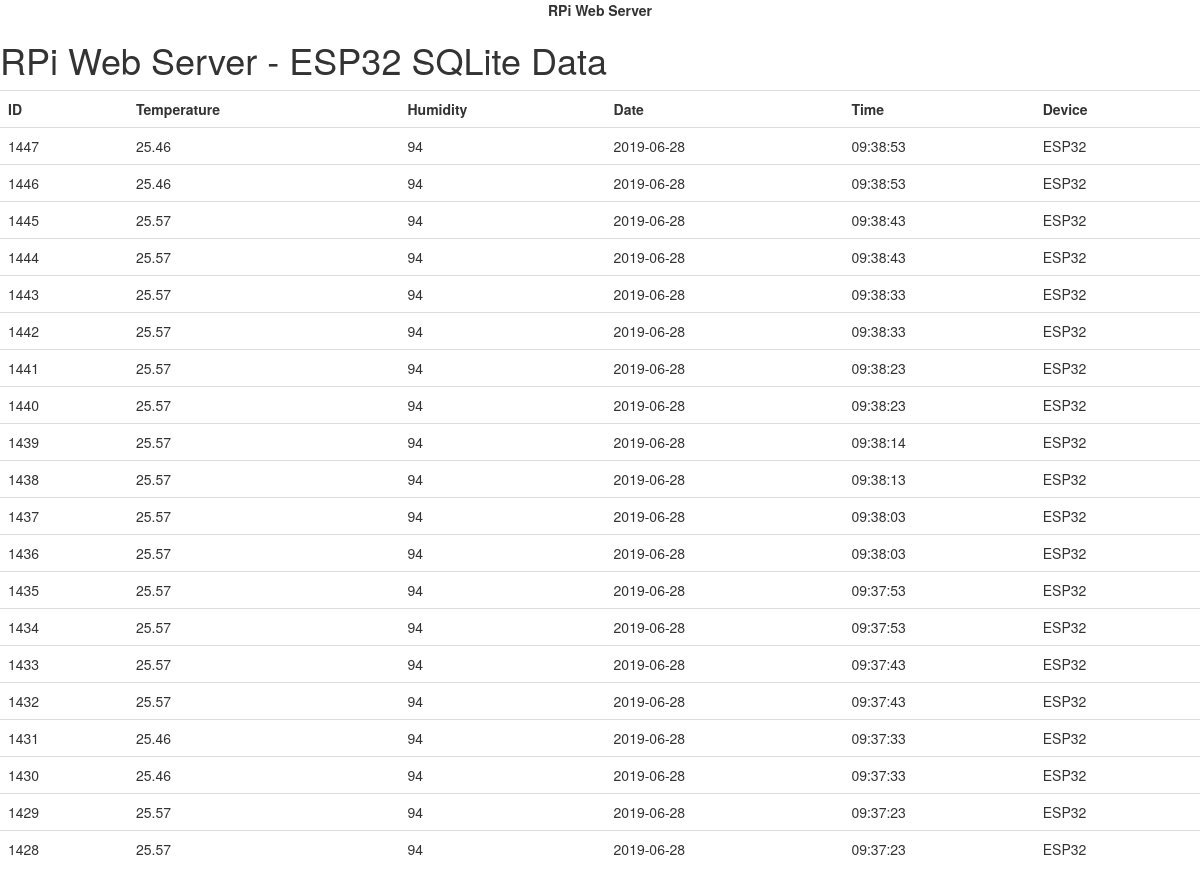
The page / on the database its author committed.
### tables this page shows
CREATE TABLE dhtreadings(id INTEGER PRIMARY KEY AUTOINCREMENT, temperature NUMERIC, humidity NUMERIC, currentdate DATE, currenttime TIME, device TEXT);

### code.py (the view)
@app.route("/")
def main():
   conn=sqlite3.connect('sensordata.db')
   conn.row_factory = dict_factory
   print "Level-01"
   c=conn.cursor()
   c.execute("SELECT * FROM dhtreadings ORDER BY id DESC LIMIT 20")
   readings = c.fetchall()
   print(readings)
   print "Hello"
   return render_template('main.html', readings=readings)

### code.py (called while the page is built)
def dict_factory(cursor, row):
    d = {}
    for idx, col in enumerate(cursor.description):
        d[col[0]] = row[idx]
    return d

### templates/main.html (shortened to what this page needs)
<!DOCTYPE html>
<head>
   <head><center><B>RPi Web Server</B></center></head>
   <link rel="stylesheet" href="https://maxcdn.bootstrapcdn.com/bootstrap/3.3.6/css/bootstrap.min.css">
   <link rel="stylesheet" href="https://maxcdn.bootstrapcdn.com/bootstrap/3.3.6/css/bootstrap-theme.min.css">
</head>
<body>
   <h1>RPi Web Server - ESP32 SQLite Data</h1>
   <table class="table table-hover">
     <tr><th>ID</th>
     <th>Temperature</th>
     <th>Humidity</th>
     <th>Date</th>
     <th>Time</th>
     <th>Device</th></tr>
     {% for entry in readings %}
        <tr><td>{{ entry.id }}</td>
        <td>{{ entry.temperature }}</td>
        <td>{{ entry.humidity }}</td>
        <td>{{ entry.currentdate }}</td>
        <td>{{ entry.currenttime }}</td>
        <td>{{ entry.device }}</td></tr>
     {% endfor %}
   </table>
</body>
</html>

### rows shown on the page
dhtreadings: id "1447", temperature "25.46", humidity "94", currentdate "2019-06-28", currenttime "09:38:53", device "ESP32"
dhtreadings: id "1446", temperature "25.46", humidity "94", currentdate "2019-06-28", currenttime "09:38:53", device "ESP32"
dhtreadings: id "1445", temperature "25.57", humidity "94", currentdate "2019-06-28", currenttime "09:38:43", device "ESP32"
dhtreadings: id "1444", temperature "25.57", humidity "94", currentdate "2019-06-28", currenttime "09:38:43", device "ESP32"
dhtreadings: id "1443", temperature "25.57", humidity "94", currentdate "2019-06-28", currenttime "09:38:33", device "ESP32"
dhtreadings: id "1442", temperature "25.57", humidity "94", currentdate "2019-06-28", currenttime "09:38:33", device "ESP32"
dhtreadings: id "1441", temperature "25.57", humidity "94", currentdate "2019-06-28", currenttime "09:38:23", device "ESP32"
dhtreadings: id "1440", temperature "25.57", humidity "94", currentdate "2019-06-28", currenttime "09:38:23", device "ESP32"
dhtreadings: id "1439", temperature "25.57", humidity "94", currentdate "2019-06-28", currenttime "09:38:14", device "ESP32"
dhtreadings: id "1438", temperature "25.57", humidity "94", currentdate "2019-06-28", currenttime "09:38:13", device "ESP32"
dhtreadings: id "1437", temperature "25.57", humidity "94", currentdate "2019-06-28", currenttime "09:38:03", device "ESP32"
dhtreadings: id "1436", temperature "25.57", humidity "94", currentdate "2019-06-28", currenttime "09:38:03", device "ESP32"
dhtreadings: id "1435", temperature "25.57", humidity "94", currentdate "2019-06-28", currenttime "09:37:53", device "ESP32"
dhtreadings: id "1434", temperature "25.57", humidity "94", currentdate "2019-06-28", currenttime "09:37:53", device "ESP32"
dhtreadings: id "1433", temperature "25.57", humidity "94", currentdate "2019-06-28", currenttime "09:37:43", device "ESP32"
dhtreadings: id "1432", temperature "25.57", humidity "94", currentdate "2019-06-28", currenttime "09:37:43", device "ESP32"
dhtreadings: id "1431", temperature "25.46", humidity "94", currentdate "2019-06-28", currenttime "09:37:33", device "ESP32"
dhtreadings: id "1430", temperature "25.46", humidity "94", currentdate "2019-06-28", currenttime "09:37:33", device "ESP32"
dhtreadings: id "1429", temperature "25.57", humidity "94", currentdate "2019-06-28", currenttime "09:37:23", device "ESP32"
dhtreadings: id "1428", temperature "25.57", humidity "94", currentdate "2019-06-28", currenttime "09:37:23", device "ESP32"
